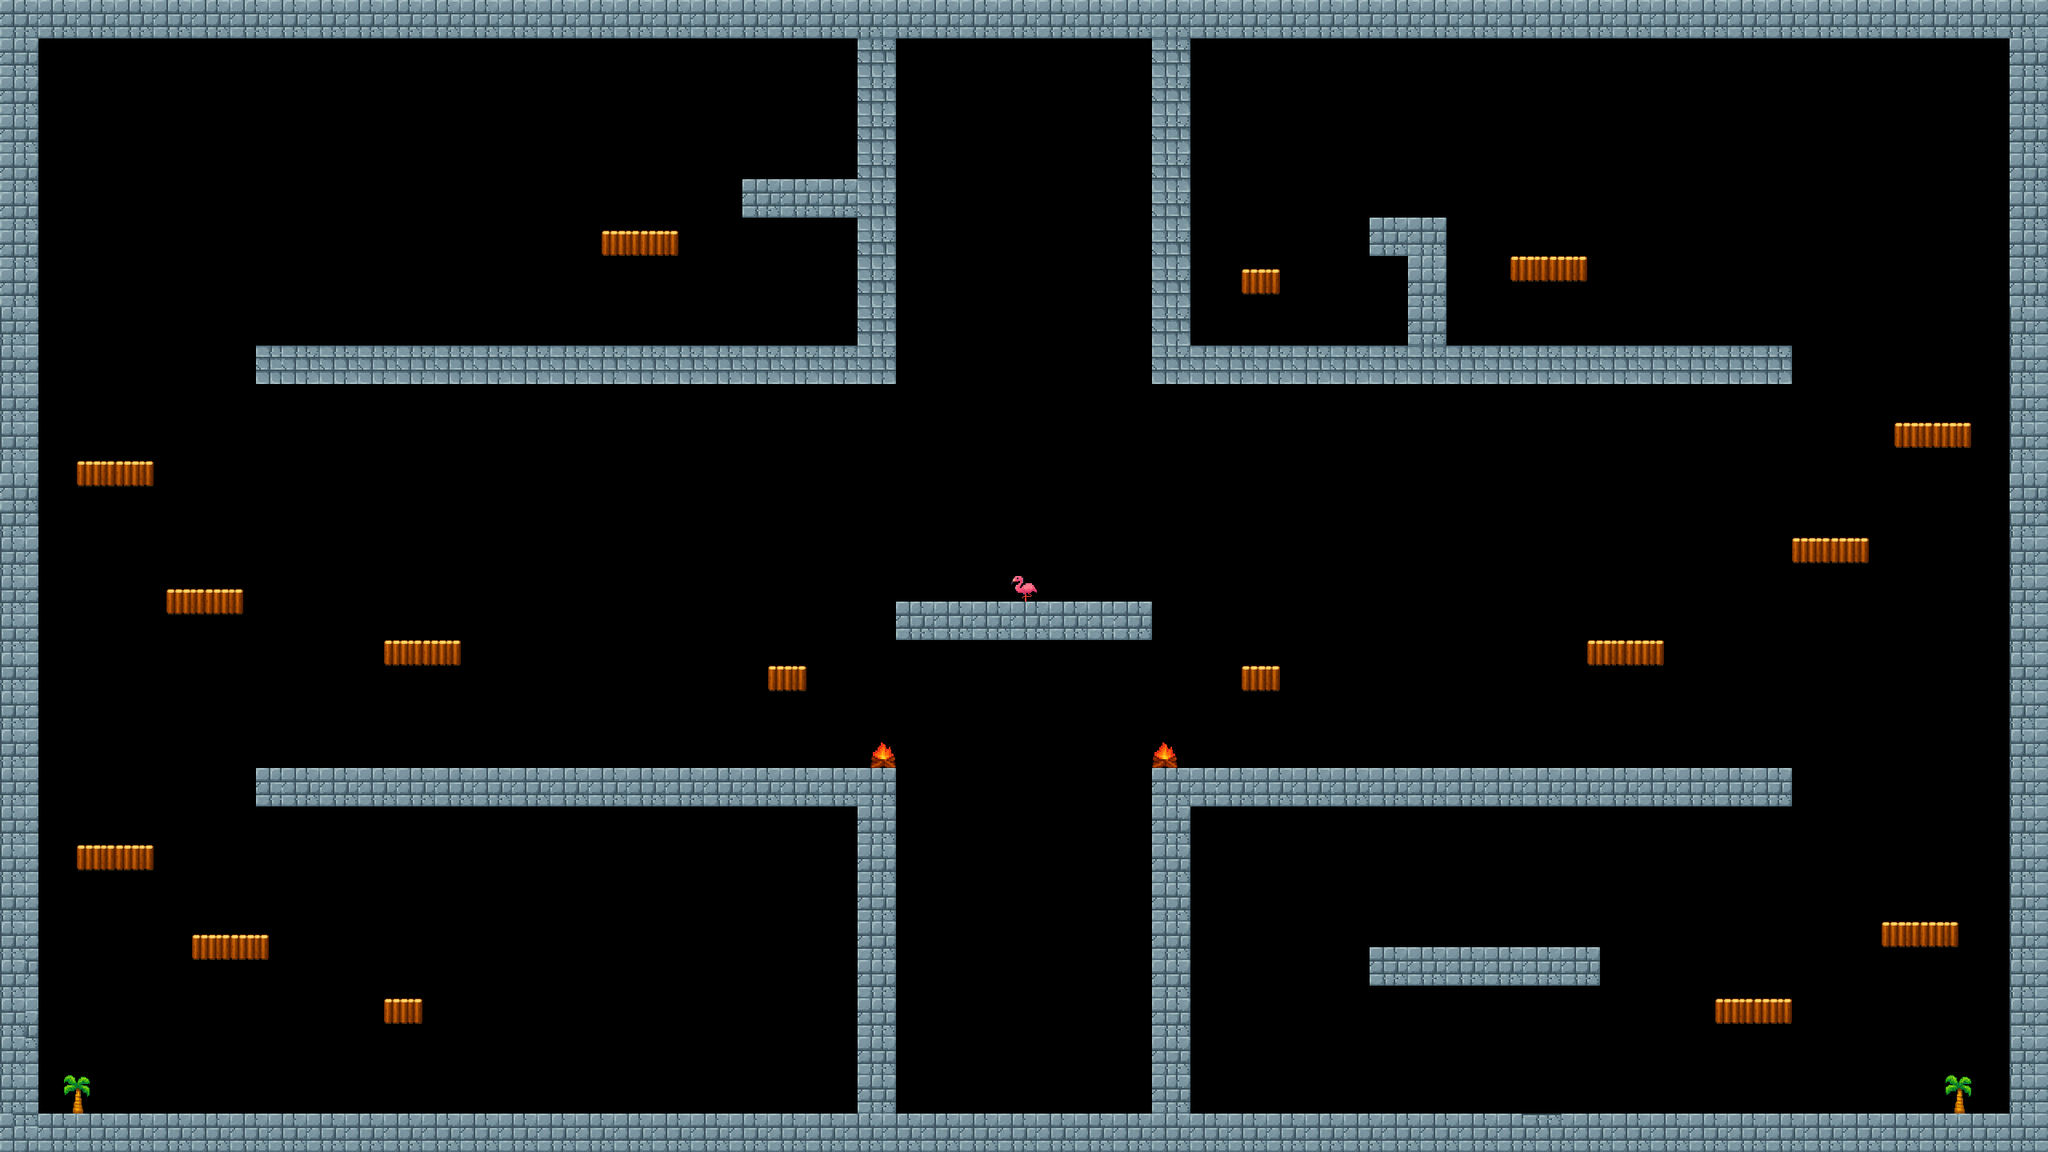

This is a level from a 2D game, rendered from its Tiled map with the project's own tilesets. A one-line summary and the map file follow, with tile-layer data summarised:
An orthogonal 160x90 tile map with 16x16 px tiles, 1 tile layer (Tile Layer 1).

<map version="1.10" tiledversion="1.11.2" orientation="orthogonal" renderorder="right-down" width="160" height="90" tilewidth="16" tileheight="16" infinite="0" nextlayerid="3" nextobjectid="5">
 <tileset firstgid="1" source="summer terrain.tsx" />
 <layer id="1" name="Tile Layer 1" width="160" height="90">
  <data>[14400 cells, 2725 non-empty, 30 distinct tile ids]</data>
 </layer>
 <objectgroup id="2" name="Collision" />
</map>
